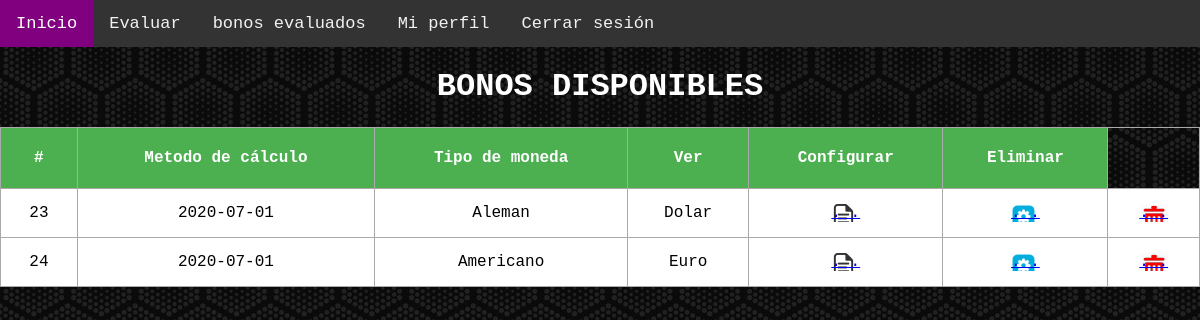
The app's page /emitbons with its own data.
### app.py (models this page shows)
class Bono(db.Model):
    id = db.Column(db.Integer, primary_key=True)
    fcalculo = db.Column(db.DateTime, default=datetime.utcnow)
    mcalculo = db.Column(db.String(20))
    ianual = db.Column(db.Float)
    tmoneda = db.Column(db.String(20))
    vnominal = db.Column(db.Float)
    vcomercial = db.Column(db.Float)
    nanos = db.Column(db.Integer)
    fpago = db.Column(db.String(50))
    dxano = db.Column(db.Integer)
    ttasa = db.Column(db.String(50))
    capi = db.Column(db.String(50))
    pgracia = db.Column(db.String(1000))
    tinteres = db.Column(db.Float)
    tdesc = db.Column(db.Float)
    irenta = db.Column(db.Float)
    femision = db.Column(db.DateTime)
    prima = db.Column(db.Float)
    estruc = db.Column(db.Float)
    coloc = db.Column(db.Float)
    flota = db.Column(db.Float)
    cavali = db.Column(db.Float)
    user_id = db.Column(db.Integer, db.ForeignKey('user.id'),nullable=False)

### app.py (the view)
@app.route('/emitbons',methods=['GET'])
def get_emitbons():
    emisores = User.query.filter_by(rol="Emisor").all()
    totalbonos = []
    for emi in emisores:
        bonos = Bono.query.filter_by(user_id = emi.id).order_by(Bono.fcalculo).all()
        totalbonos = totalbonos + bonos
    return render_template('oldcalcs.html', calculos=totalbonos, confiop=True)

### templates/oldcalcs.html (shortened to what this page needs)
{% extends 'layout.html' %}
{% block content %}
<div class="topnav" id="myTopnav">
    <a href="/home" class="active">Inicio</a>
    {% if current_user.rol=="Emisor" %}
    <a href="/calflujo" role="button">Emitir</a>
    <a href="/oldcalcs" role="button">bonos emitidos</a>
    {% else %}
    <a href="/emitbons" role="button">Evaluar</a>
    <a href="/oldcalcs" role="button">bonos evaluados</a>
    {% endif %}
    <a href="/xcontra" class="am" role="button">Mi perfil</a>
    <a href="/logout" class="am" role="button">Cerrar sesión</a>
  </div>
<div class="content">
    {% if confiop %}
    <h1 style="text-align: center">Bonos disponibles</h1>
    {% endif %}
    {% if calculos|length < 1 %}
    {% if confiop %}
    <h4 style="text-align: center">No hay bonos disponibles</h4>
    {% else %}
    {% if current_user.rol=="Emisor" %}
    <h4 style="text-align: center">No hay bonos emitidos.</h4>
    {% endif %}
    {% if current_user.rol=="Bonista" %}
    <h4 style="text-align: center">No hay bonos evaluados.</h4>
    {% endif %}
    {% endif %}
    {% else %}
    <table>
        <tr>
            <th>#</th>
            <th>Metodo de cálculo</th>
            <th>Tipo de moneda</th>
            <th>Ver</th>
            {% if confiop %}
            <th>Configurar</th>
            {% endif %}
            <th>Eliminar</th>
        </tr>
        {% for calculo in calculos %}
            <tr>
                <td>{{ calculo.id }}</td>
                <td>{{ calculo.fcalculo.date() }}</td>
                <td>{{ calculo.mcalculo }}</td>
                <td>{{ calculo.tmoneda }}</td>
                <td><a class="bver" href="/resultado/{{calculo.id}}">. .</a></td>
                {% if confiop %}
                <td><a class="bcon" href="/configbon/{{calculo.id}}">. .</a></td>
                {% endif %}
                <td><a class="bban" href="/delete/{{calculo.id}}">. .</a></td>
            </tr>
        {% endfor %}
    </table>
    {% endif %}
</div>
{% endblock %}

### templates/layout.html (style rules this page uses)
body { margin: 0; font-family: Arial, Helvetica, sans-serif; }
.topnav { overflow: hidden; background-color: #333; }
.topnav a { float: left; display: block; color: #f2f2f2; text-align: center; padding: 14px 16px; text-decoration: none; font-size: 17px; }
.topnav a.active { background-color: purple; color: white; }

### templates/oldcalcs.html (style rules this page uses)
body { background-image: url('/static/img/backg.jpg'); font-family: "Lucida Console", Courier, monospace; text-align: center; }
h1, h2, h3, h4, h5 { color:white; text-transform: uppercase; }
.bver { background: url('/static/img/view.png') no-repeat; }
.bban { background: url('/static/img/delete.png') no-repeat; }
.bcon { background: url('/static/img/confi.png') no-repeat; }
table, td, th { border: 1px solid #aaa; }
table { border-collapse: collapse; width: 100%; }
th { background-color: #4CAF50; color: white; padding: 15px; height: 30px; }
td { text-align: center; padding: 15px; }
tr { background-color:white; }

### records on screen
Bono: id "23", fcalculo "2020-07-01", mcalculo "Aleman", tmoneda "Dolar"
Bono: id "24", fcalculo "2020-07-01", mcalculo "Americano", tmoneda "Euro"
